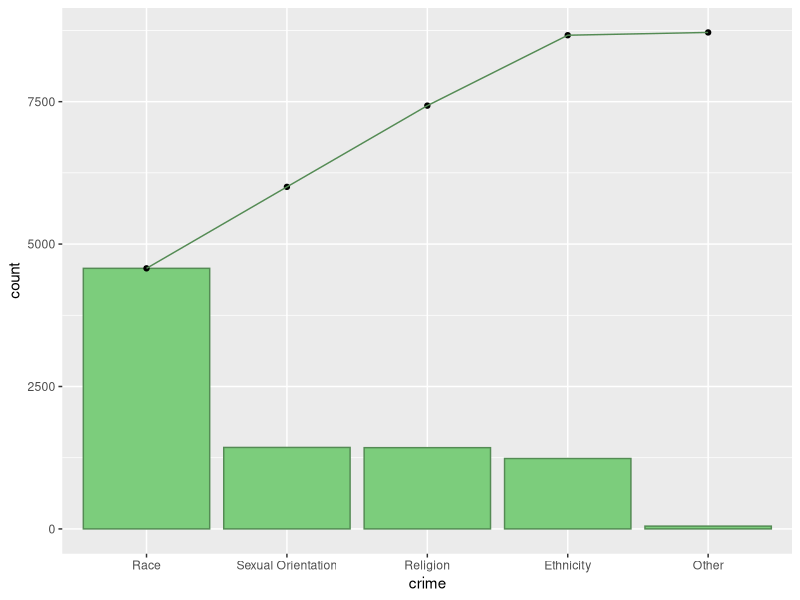

This chart was generated by the following R code:
## ---- chunk 1
crime <- c("Race","Sexual Orientation","Religion","Ethnicity","Other")
count <- c(4574,1430,1426,1236,49)

hate.crimes <- data.frame(  
    crime = crime,
    count = count,
    stringsAsFactors=FALSE)
rm(crime, count)

hate.crimes <- hate.crimes[order(hate.crimes$count, decreasing=TRUE), ]
hate.crimes$crime <- factor(hate.crimes$crime, levels=hate.crimes$crime)
hate.crimes$cumulative <- cumsum(hate.crimes$count)

hate.crimes$percentage <- hate.crimes$count / sum(hate.crimes$count) * 100
hate.crimes$cumulative.percentage <- cumsum(hate.crimes$percentage)
hate.crimes$cumulative.percentage <- round(hate.crimes$cumulative.percentage, digits = 2)

hate.crimes
## ---- chunk 2
library(ggplot2)

ggplot(hate.crimes, aes(x=crime)) +
    geom_bar(aes(y=count), colour="palegreen4", fill="palegreen3", stat="identity") +
    geom_point(aes(y=cumulative)) +
    geom_path(aes(y=cumulative, group=1), colour="palegreen4") 

